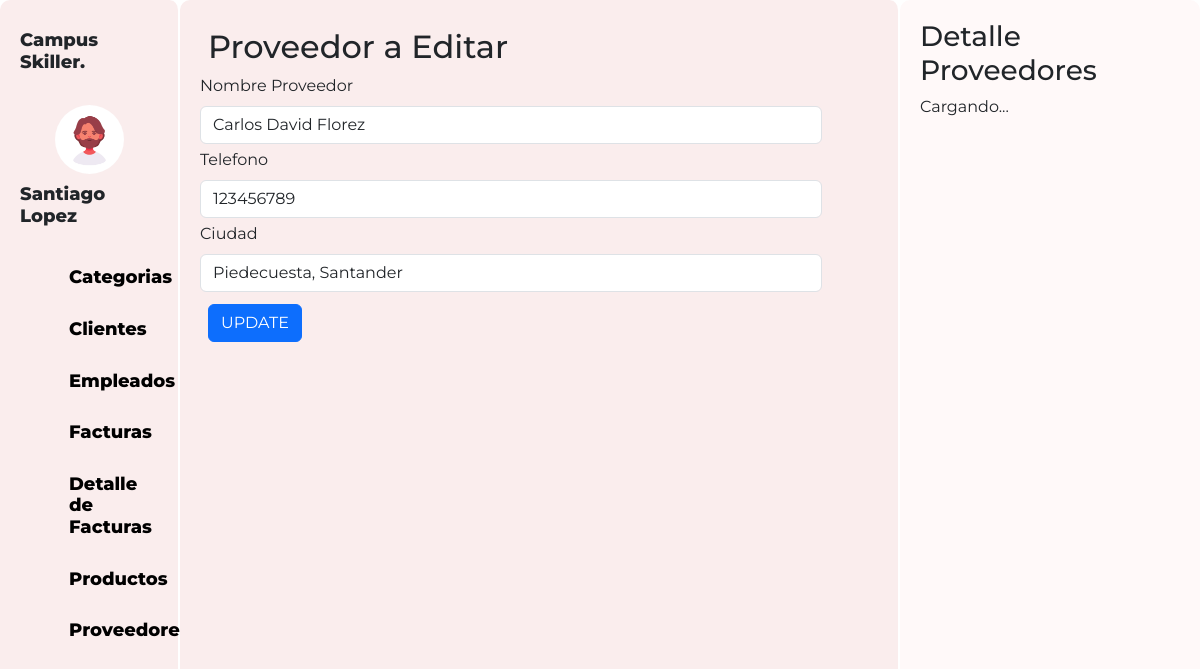
Page /Proveedores/editarProveedores.php?Proveedor_ID=2 on the committed database.
### tables this page shows
CREATE TABLE `proveedor` (
  `Proveedor_ID` int PRIMARY KEY AUTO_INCREMENT NOT NULL,
  `Proveedor_Nombre` varchar(60) NOT NULL,
  `Telefono` bigint NOT NULL,
  `Ciudad` varchar(60) NOT NULL
);

### Proveedores/proveedor.php (called while the page is built, shortened)
<?php
    class Proveedor{
        private $Proveedor_ID;
        protected $dbCnx;
        public function __construct($Proveedor_ID=0,$Proveedor_Nombre="",$Telefono=0,$Ciudad=""){
            $this->Proveedor_ID = $Proveedor_ID;
            $this->dbCnx = new PDO(DB_TYPE . ":host=" . DB_HOST . ";dbname=" . DB_NAME, DB_USER, DB_PWD, [PDO::ATTR_DEFAULT_FETCH_MODE => PDO::FETCH_ASSOC]);
        }
        public function setProveedor_ID($Proveedor_ID){
            $this->Proveedor_ID = $Proveedor_ID;
        }
        public function selectOne(){
            try {
                $stm = $this->dbCnx->prepare("SELECT * FROM proveedor WHERE Proveedor_ID=?");
                $stm->execute([$this->Proveedor_ID]);
                return $stm->fetchAll();
            } catch (Exception $e) {
                $e -> getMessage();
            }
        }
    }
?>

### Proveedores/editarProveedores.php (the view, shortened to what this page needs)
<?php
    require_once("proveedor.php");
    $data = new Proveedor();
    $Proveedor_ID = $_GET['Proveedor_ID'];
    $data->setProveedor_ID($Proveedor_ID);
    $record = $data->selectOne();
    $val = $record[0];
?>
<!DOCTYPE html>
<html>
<head>
  <link rel="stylesheet" href="https://cdn.jsdelivr.net/npm/bootstrap-icons@1.10.5/font/bootstrap-icons.css%22%3E">
  <link href="https://cdn.jsdelivr.net/npm/bootstrap@5.3.0-alpha3/dist/css/bootstrap.min.css" rel="stylesheet"
>
  <link rel="stylesheet" type="text/css" href="../css/estudiantes.css">
</head>
<body>
  <div class="contenedor">
    <div class="parte-izquierda">
      <div class="perfil">
        <h3 style="margin-bottom: 2rem;">Campus Skiller.</h3>
        <img src="../images/Diseño sin título.png" alt="" class="imagenPerfil">
        <h3 >Santiago Lopez</h3>
      </div>
      <div class="menus">
        <a href="../Categorias/categorias.php" style="display: flex;gap:1px;">
          <h3 style="margin: 0px;font-weight: 800;">Categorias</h3>
        </a>
        <a href="../Clientes/clientes.php" style="display: flex;gap:1px;">
          <h3 style="margin: 0px;font-weight: 800;">Clientes</h3>
        </a>
        <a href="../Empleados/empleados.php" style="display: flex;gap:1px;">
          <h3 style="margin: 0px;font-weight: 800;">Empleados</h3>
        </a>
        <a href="../Facturas/facturas.php" style="display: flex;gap:1px;">
          <h3 style="margin: 0px;font-weight: 800;">Facturas</h3>
        </a>
        <a href="../Detalles/detalles.php" style="display: flex;gap:1px;">
          <h3 style="margin: 0px;font-weight: 800;">Detalle de Facturas</h3>
        </a>
        <a href="../Productos/productos.php" style="display: flex;gap:1px;">
          <h3 style="margin: 0px;font-weight: 800;">Productos</h3>
        </a>
        <a href="../Proveedores/proveedores.php" style="display: flex;gap:1px;">
          <h3 style="margin: 0px;font-weight: 800;">Proveedores</h3>
        </a>
      </div>
    </div>
<div class="parte-media">
        <h2 class="m-2">Proveedor a Editar</h2>
      <div class="menuTabla contenedor2">
      <form class="col d-flex flex-wrap" action=""  method="post">
              <div class="mb-1 col-11">
                <label for="NombresProveedor" class="form-label">Nombre Proveedor</label>
                <input
                  type="text"
                  id="NombresProveedor"
                  name="NombresProveedor"
                  class="form-control"
                  value="<?php echo $val["Proveedor_Nombre"]?>"
                />
              </div>
              <div class="mb-1 col-11">
                <label for="telefonosProveedor" class="form-label">Telefono</label>
                <input
                  type="number"
                  id="telefonosProveedor"
                  name="telefonosProveedor"
                  class="form-control"
                  value="<?php echo $val["Telefono"] ?>"
                />
              </div>
              <div class="mb-1 col-11">
                <label for="ciudadesProveedor" class="form-label">Ciudad</label>
                <input
                  type="text"
                  id="ciudadesProveedor"
                  name="ciudadesProveedor"
                  class="form-control"
                  value="<?php echo $val["Ciudad"] ?>"
                />
              </div>
              <div class=" col-12 m-2">
                <input type="submit" class="btn btn-primary" value="UPDATE" name="editar"/>
              </div>
            </form>
      </div>
    </div>
<div class="parte-derecho " id="detalles">
      <h3>Detalle Proveedores</h3>
      <p>Cargando...</p>
    </div>
  </div>
</body>
</html>

### css/estudiantes.css (style rules this page uses)
body { font-family: 'Montserrat', sans-serif; height: 100%; overflow: hidden; }
.contenedor { display: flex; flex-direction: row; height: 100vh; margin: 0; }
.contenedor2 { overflow: auto; height: calc(100vh - 100px); }
.parte-media { background-color: #faeded; width: 60%; padding: 20px; border-radius: 10px; border-right: 2px solid rgb(255, 255, 255); }
.parte-derecho { background-color: #fff9f9; width: 25%; padding: 20px; border-radius: 10px; }
.imagenPerfil { border-radius: 100%; width: 50%; height: 50%; }
.perfil { display: flex; justify-content: center; align-items: center; flex-direction: column; font-size:large; font-weight: 800; }
.perfil h3 { font-size:large; font-weight: 800; margin-top: 10px; }
a { text-decoration: none; font-weight: lighter; color: black; }
.menus { padding-left: 2rem; margin-top: 2rem; display: flex; flex-direction: column; justify-content: center; gap: 30px; }
.menus h3 { font-weight: lighter; font-size:large }
.parte-izquierda { background-color: #faeded; width: 15%; border-right: 2px solid rgb(255, 255, 255); padding: 20px; border-radius: 10px; }

### rows in the picture
proveedor: NombresProveedor "Carlos David Florez", telefonosProveedor "123456789", ciudadesProveedor "Piedecuesta, Santander"
